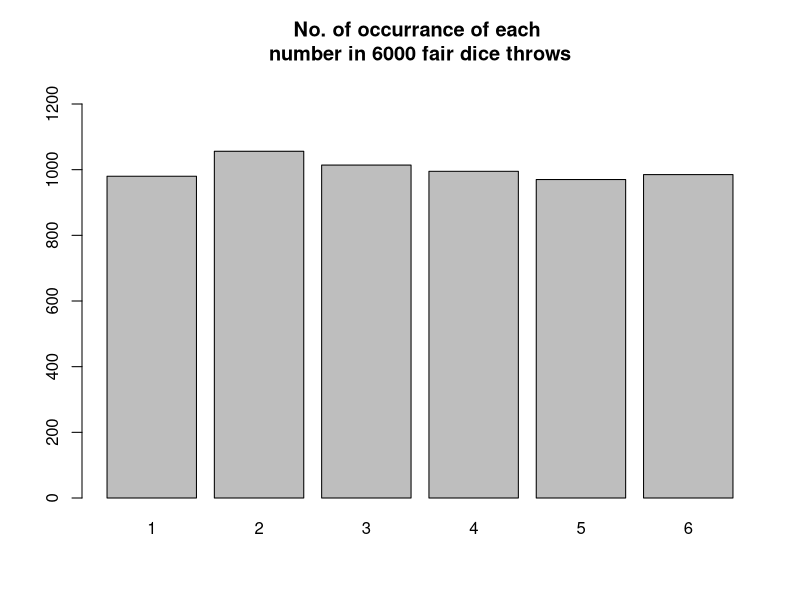
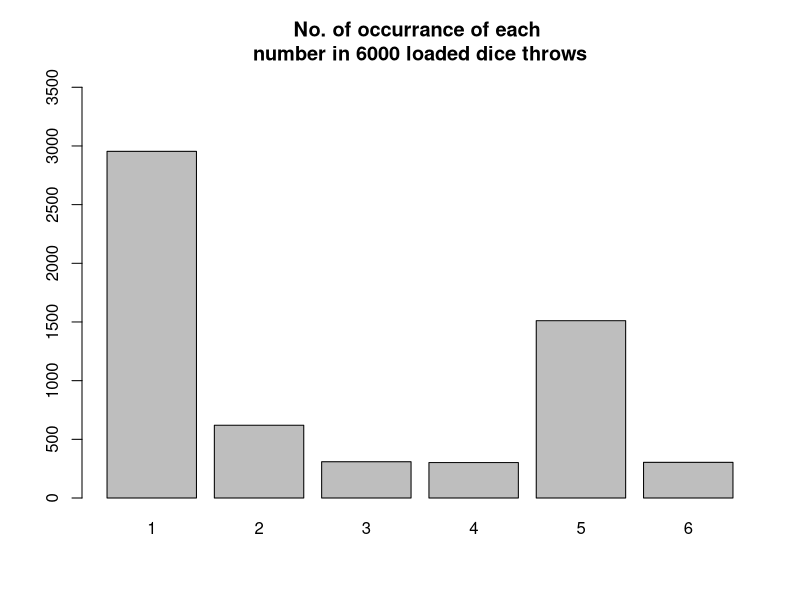

Recreate these plots in R, in order.
# Statistics Tutorial - Day 5 - Walkthrough
# Created By: Prabesh Dhakal on 2020-05-06
# Last Edited: 2020-05-06


#### Goals: ####
#     i. Simulate throwing a fair dice many times
#    ii. Simulate throwing a loaded dice many times

# ----------------------------------- * ----------------------------------- #


#### 1. Simulate Fair Dice Throw ####

sample(1:6, size=1, replace = FALSE) # one throw

throws <- c()
for (i in 1:6000){
    throws <- c(throws, sample(1:6, size=1))
}

throws_table <- table(throws)

barplot(throws_table,
        main="No. of occurrance of each \nnumber in 6000 fair dice throws",
        col="gray",
        ylim=c(0, round(max(throws_table)*1.2)))


# question: why did we make a barplot here?


# ----------------------------------- * ----------------------------------- #

#### 2. Simulated  Loaded Dice Throw ####

# Use custom probability figures
probabilities <- c(0.5, 0.1, 0.05, 0.05, 0.25, 0.05)
#                   1    2     3     4     5     6

throws <- c()
for (i in 1:6000){
    throws <- c(throws, sample(1:6, size=1, prob=probabilities))
}

throws_table <- table(throws)

barplot(throws_table,
        main="No. of occurrance of each \nnumber in 6000 loaded dice throws",
        col="gray",
        ylim=c(0, round(max(throws_table)*1.2)))

